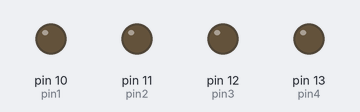
This sketch was run on a simulated Arduino Uno, built with avr-gcc and run on an emulated ATmega328P. Shown: output pins drawn as LEDs (lit = HIGH). Random numbers use the default seed unless the sketch sets one.

Above: at 0.1 s.
Timing chart, 0 to 40.0 s (numbered marks = the images above):
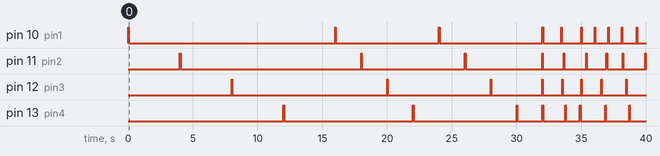

The sketch:

pomp.ino
```cpp
int pin1 = 10, pin2 = 11, pin3 = 12, pin4 = 13, count = 0;
float onT[4] = {0, 0, 0, 0}, offT[4] = {0, 0, 0, 0}, tRandom[4] = {0, 0, 0, 0}, tRandomStamp[4] = {0, 0, 0, 0};
float t = 0, tStamp = 0, tThreToSeq = 125.0, tSeq = 0, tStampSeq = 0, from = 0, to = 0;
float onP = 0.06, offP = 3.94, offP2 = 1.94;

enum State {
  SLOW_STEP,
  FAST_STEP,
  RANDOM
};

State st = SLOW_STEP;

void setup() {
  pinMode(pin1, OUTPUT);
  pinMode(pin2, OUTPUT);
  pinMode(pin3, OUTPUT);
  pinMode(pin4, OUTPUT);
  onT[0] = onP;
  offT[0] = offP + onT[0];
  onT[1] = onP + offT[0];
  offT[1] = offP + onT[1];
  onT[2] = onP + offT[1];
  offT[2] = offP + onT[2];
  onT[3] = onP + offT[2];
  offT[3] = offP + onT[3];
}

void loop() {
  float elapsedTimef = float(millis()) / 1000.0;
  t = elapsedTimef - tStamp;
  tSeq = elapsedTimef - tStampSeq;

  switch (st) {
    case SLOW_STEP:
      if (t < onT[0]) {
        digitalWrite(pin1, HIGH);
        digitalWrite(pin2, LOW);
        digitalWrite(pin3, LOW);
        digitalWrite(pin4, LOW);
      }
      if (t >= onT[0] && t < offT[0]) {
        digitalWrite(pin1, LOW);
        digitalWrite(pin2, LOW);
        digitalWrite(pin3, LOW);
        digitalWrite(pin4, LOW);
      }
      if (t >= offT[0] && t < onT[1]) {
        digitalWrite(pin1, LOW);
        digitalWrite(pin2, HIGH);
        digitalWrite(pin3, LOW);
        digitalWrite(pin4, LOW);
      }
      if (t >= onT[1] && t < offT[1]) {
        digitalWrite(pin1, LOW);
        digitalWrite(pin2, LOW);
        digitalWrite(pin3, LOW);
        digitalWrite(pin4, LOW);
      }
      if (t >= offT[1] && t < onT[2]) {
        digitalWrite(pin1, LOW);
        digitalWrite(pin2, LOW);
        digitalWrite(pin3, HIGH);
        digitalWrite(pin4, LOW);
      }
      if (t >= onT[2] && t < offT[2]) {
        digitalWrite(pin1, LOW);
        digitalWrite(pin2, LOW);
        digitalWrite(pin3, LOW);
        digitalWrite(pin4, LOW);
      }
      if (t >= offT[2] && t < onT[3]) {
        digitalWrite(pin1, LOW);
        digitalWrite(pin2, LOW);
        digitalWrite(pin3, LOW);
        digitalWrite(pin4, HIGH);
      }
      if (t >= onT[3] && t < offT[3]) {
        digitalWrite(pin1, LOW);
        digitalWrite(pin2, LOW);
        digitalWrite(pin3, LOW);
        digitalWrite(pin4, LOW);
      }

      if (t >= offT[3]) {
        st = FAST_STEP;
        tStamp = elapsedTimef;
        t = elapsedTimef - tStamp;

        onT[0] = onP;
        offT[0] = offP2 + onT[0];
        onT[1] = onP + offT[0];
        offT[1] = offP2 + onT[1];
        onT[2] = onP + offT[1];
        offT[2] = offP2 + onT[2];
        onT[3] = onP + offT[2];
        offT[3] = offP2 + onT[3];
      }
      break;
    case FAST_STEP:
      if (t < onT[0]) {
        digitalWrite(pin1, HIGH);
        digitalWrite(pin2, LOW);
        digitalWrite(pin3, LOW);
        digitalWrite(pin4, LOW);
      }
      if (t >= onT[0] && t < offT[0]) {
        digitalWrite(pin1, LOW);
        digitalWrite(pin2, LOW);
        digitalWrite(pin3, LOW);
        digitalWrite(pin4, LOW);
      }
      if (t >= offT[0] && t < onT[1]) {
        digitalWrite(pin1, LOW);
        digitalWrite(pin2, HIGH);
        digitalWrite(pin3, LOW);
        digitalWrite(pin4, LOW);
      }
      if (t >= onT[1] && t < offT[1]) {
        digitalWrite(pin1, LOW);
        digitalWrite(pin2, LOW);
        digitalWrite(pin3, LOW);
        digitalWrite(pin4, LOW);
      }
      if (t >= offT[1] && t < onT[2]) {
        digitalWrite(pin1, LOW);
        digitalWrite(pin2, LOW);
        digitalWrite(pin3, HIGH);
        digitalWrite(pin4, LOW);
      }
      if (t >= onT[2] && t < offT[2]) {
        digitalWrite(pin1, LOW);
        digitalWrite(pin2, LOW);
        digitalWrite(pin3, LOW);
        digitalWrite(pin4, LOW);
      }
      if (t >= offT[2] && t < onT[3]) {
        digitalWrite(pin1, LOW);
        digitalWrite(pin2, LOW);
        digitalWrite(pin3, LOW);
        digitalWrite(pin4, HIGH);
      }
      if (t >= onT[3] && t < offT[3]) {
        digitalWrite(pin1, LOW);
        digitalWrite(pin2, LOW);
        digitalWrite(pin3, LOW);
        digitalWrite(pin4, LOW);
      }

      if (t >= offT[3]) {
        count++;
        tStamp = elapsedTimef;
        t = elapsedTimef - tStamp;
      }
      if (count == 2) {
        count = 0;
        st = RANDOM;
        tStamp = elapsedTimef;
        t = elapsedTimef - tStamp;

        onT[0] = float(random(4, 6)) / 100;
        offT[0] = float(random(10, 21)) / 10 + onT[0];
        onT[1] = float(random(4, 6)) / 100;
        offT[1] = float(random(10, 21)) / 10 + onT[1];
        onT[2] = float(random(4, 6)) / 100;
        offT[2] = float(random(10, 21)) / 10 + onT[2];
        onT[3] = float(random(4, 6)) / 100;
        offT[3] = float(random(10, 21)) / 10 + onT[3];
      }
      break;
    case RANDOM:
      for (int i = 0; i < 4; i++) {
        tRandom[i] = elapsedTimef - tRandomStamp[i];
      }
      if (tRandom[0] < onT[0]) {
        digitalWrite(pin1, HIGH);
      }
      if (tRandom[0] >= onT[0] && tRandom[0] < offT[0]) {
        digitalWrite(pin1, LOW);
      }
      if (tRandom[1] < onT[1]) {
        digitalWrite(pin2, HIGH);
      }
      if (tRandom[1] >= onT[1] && tRandom[1] < offT[1]) {
        digitalWrite(pin2, LOW);
      }
      if (tRandom[2] < onT[2]) {
        digitalWrite(pin3, HIGH);
      }
      if (tRandom[2] >= onT[2] && tRandom[2] < offT[2]) {
        digitalWrite(pin3, LOW);
      }
      if (tRandom[3] < onT[3]) {
        digitalWrite(pin4, HIGH);
      }
      if (tRandom[3] >= onT[3] && tRandom[3] < offT[3]) {
        digitalWrite(pin4, LOW);
      }

      for (int i = 0; i < 4; i++) {
        if (tRandom[i] >= offT[i]) {
          tRandomStamp[i] = elapsedTimef;
          tRandom[i] = elapsedTimef - tRandomStamp[i];
          onT[i] = float(random(4, 6)) / 100;
          offT[i] = float(random(10, 21)) / 10 + onT[i];
        }
      }
      break;
    default:
      break;
  }
  if (tSeq >= tThreToSeq) {
    st = SLOW_STEP;
    tStamp = elapsedTimef;
    t = elapsedTimef - tStamp;
    tStampSeq = elapsedTimef;
    tSeq = elapsedTimef - tStampSeq;

    onT[0] = onP;
    offT[0] = offP + onT[0];
    onT[1] = onP + offT[0];
    offT[1] = offP + onT[1];
    onT[2] = onP + offT[1];
    offT[2] = offP + onT[2];
    onT[3] = onP + offT[2];
    offT[3] = offP + onT[3];
  }
}
```
